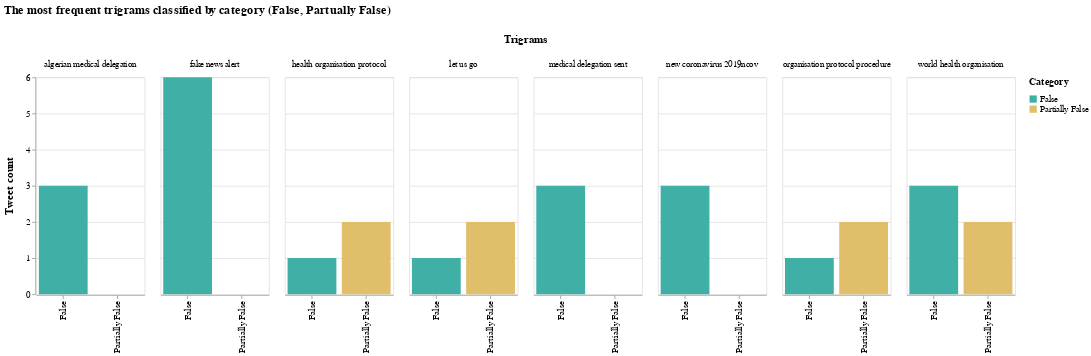

Notebook code for this chart:
### Markdown cell above
The dictionary is created:

### Code cell
fdist_tri = dict(nltk.FreqDist(new_trigram))

#fdist_bi = dict(nltk.FreqDist(new_bigram))
#print(fdist_bi)


dft = pd.DataFrame.from_dict(fdist_tri, orient='index').reset_index()
dft = dft.rename(columns={'index':'Trigrams', 0:'Count'})
col_one_list = dft['Trigrams'].tolist()
col_two_list = dft['Count'].tolist()
typelist=[]
namelist=[]

index = 0

count_false = [0] * len(col_one_list)
count_part = [0] * len(col_one_list)

for el in col_one_list:
    tok = el.split()
    a = tok[0] + " " + tok[1] + " " + tok[2]
    namelist.append(a)
    if a in namelist:
        indx = namelist.index(a)
        if tok[3] == "false":
            count_false[indx] = col_two_list[index]
        elif tok[3] == "partiallyfalse":
            count_part[indx] = col_two_list[index]
        else:
            print("errore count")
    index = index + 1

i=0
for el in col_two_list:
    col_two_list[i] = count_false[i] + count_part[i]
    i = i + 1

dft['Trigrams']=namelist
dft['False']=count_false
dft['Partially False']=count_part
dft['Count']=col_two_list

dft = dft.sort_values(by=['Count'],ascending=[False])


range_ = ["#40B0A6","#E1BE6A"]


bars = alt.Chart(dft).transform_fold(
    ['False', 'Partially False']
).mark_bar().encode(
    x=alt.X('key:N',title=None),
    y=alt.Y('value:Q',title="Tweet count"),
    color=alt.Color('key:N', scale=alt.Scale(range=range_),title="Category"),
    column="Trigrams:N"
).transform_filter(
    #{"and": [alt.FieldGTPredicate(field='False', gt=1), alt.FieldGTPredicate(field='Partially False', gt=0)]}
     alt.FieldRangePredicate(field='Count', range=[3, 6])
).properties(
    title="The most frequent trigrams classified by category (False, Partually False)", 
    width=150
).configure_title(
    fontSize=17,
    offset=25
).configure_axis(
    labelFontSize=13,
    titleFontSize=15,
    titlePadding=15
).configure_legend(
    titleFontSize=14,
    labelFontSize=12,
    titlePadding=10
).configure_header(
    titleFontSize=15,
    labelFontSize=12
)

bars

### Figure 1 — Vega-Lite specification as saved in the notebook (floating-point values rounded to 4 significant figures; data arrays with more than 128 entries replaced by an {"elided": "..."} marker saying what was removed)
{"config": {"view": {"continuousWidth": 400, "continuousHeight": 300}, "axis": {"labelFontSize": 13, "titleFontSize": 15, "titlePadding": 15}, "header": {"labelFontSize": 12, "titleFontSize": 15}, "legend": {"labelFontSize": 12, "titleFontSize": 14, "titlePadding": 10}, "title": {"fontSize": 17, "offset": 25}}, "data": {"name": "data-08c59bb2a68aca3e6cc6bd7f401beb18"}, "mark": "bar", "encoding": {"color": {"type": "nominal", "field": "key", "scale": {"range": ["#40B0A6", "#E1BE6A"]}, "title": "Category"}, "column": {"type": "nominal", "field": "Trigrams"}, "x": {"type": "nominal", "field": "key", "title": null}, "y": {"type": "quantitative", "field": "value", "title": "Tweet count"}}, "title": "The most frequent trigrams classified by category (False, Partually False)", "transform": [{"fold": ["False", "Partially False"]}, {"filter": {"field": "Count", "range": [3, 6]}}], "width": 150, "$schema": "https://vega.github.io/schema/vega-lite/v4.8.1.json", "datasets": {"data-08c59bb2a68aca3e6cc6bd7f401beb18": {"elided": "4651 records"}}}
